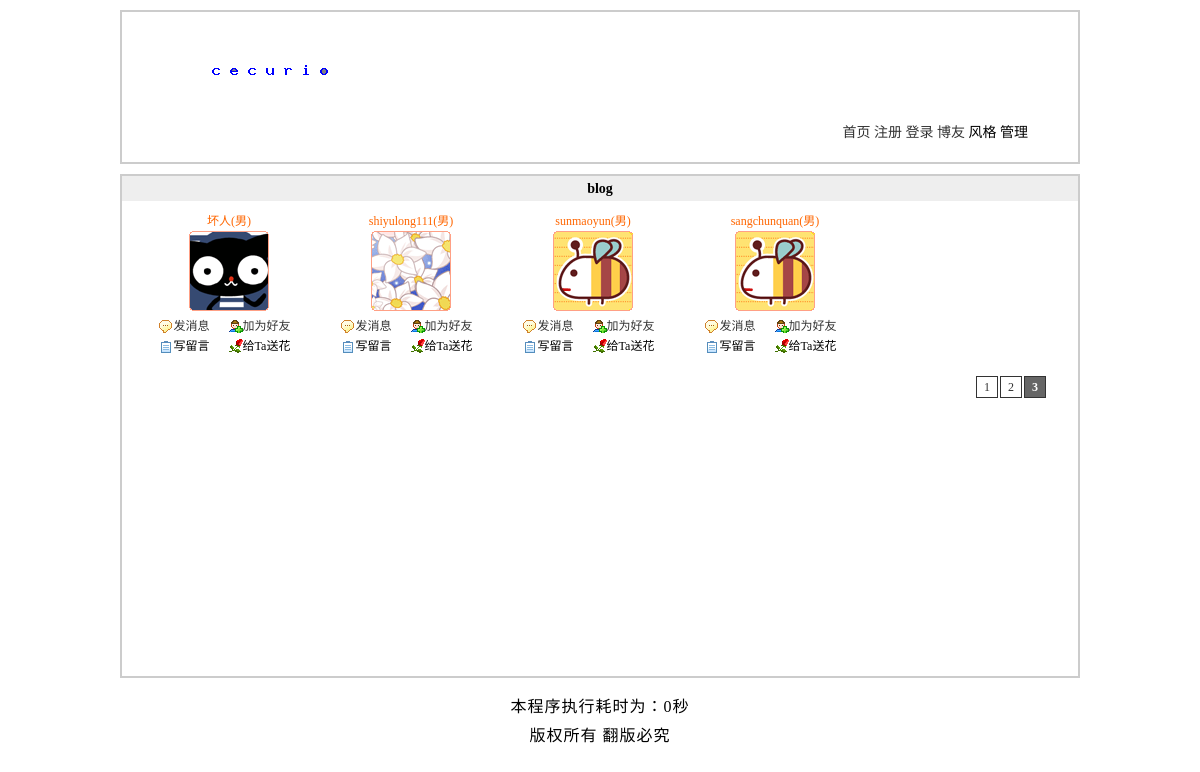
Page /blog.php?page=3 on the committed database.
### tables this page shows
CREATE TABLE IF NOT EXISTS `tg_user` (
  `tg_id` mediumint(8) unsigned NOT NULL AUTO_INCREMENT COMMENT '//用户自动编号',
  `tg_uniqid` char(40) NOT NULL COMMENT '//验证身份的唯一标识符',
  `tg_active` char(40) NOT NULL COMMENT '//激活登录账户',
  `tg_username` varchar(20) NOT NULL COMMENT '//用户名',
  `tg_password` char(40) NOT NULL COMMENT '//密码',
  `tg_question` varchar(20) NOT NULL COMMENT '//密码提示',
  `tg_answer` char(40) NOT NULL COMMENT '//密码回答',
  `tg_email` varchar(40) DEFAULT NULL COMMENT '//电子邮件',
  `tg_qq` varchar(10) DEFAULT NULL COMMENT '//qq',
  `tg_url` varchar(40) DEFAULT NULL COMMENT '//首页地址',
  `tg_gender` char(1) NOT NULL COMMENT '//性别',
  `tg_face` varchar(40) NOT NULL COMMENT '//头像',
  `tg_level` tinyint(1) unsigned NOT NULL DEFAULT '0' COMMENT '//会员等级',
  `tg_reg_time` datetime NOT NULL COMMENT '//注册时间',
  `tg_last_time` datetime NOT NULL COMMENT '//最后登录时间',
  `tg_last_ip` varchar(20) NOT NULL COMMENT '//最后登录地址',
  `tg_login_count` smallint(4) unsigned NOT NULL DEFAULT '0' COMMENT '//登录次数',
  PRIMARY KEY (`tg_id`)
);

### includes/mysql.func.php (called while the page is built, shortened)
<?php
function _query($_sql) {
	if (!$_result = mysql_query($_sql)) {
		exit('SQL执行失败');
	}
	return $_result;
}
function _fetch_array_list($_result) {
	return mysql_fetch_array($_result,MYSQL_ASSOC);
}
?>

### blog.php (the view, shortened to what this page needs)
<?php
global $_pagenum,$_pagesize;
$_result = _query("SELECT tg_id,tg_username,tg_gender,tg_face
												FROM tg_user
											ORDER BY tg_reg_time DESC
									LIMIT $_pagenum,$_pagesize");
?>
<!DOCTYPE html PUBLIC "-//W3C//DTD XHTML 1.0 Transitional//EN"
    "http://www.w3.org/TR/xhtml1/DTD/xhtml1-transitional.dtd">
<html xmlns="http://www.w3.org/1999/xhtml">
<head>
    <?php
    	require ROOT_PATH.'includes/title.inc.php';
    ?>
</head>
<body>
<?php
	require ROOT_PATH.'includes/header.inc.php';
?>
<div id="blog">
	<h2>blog</h2>
	<?php
		while ($_rows = _fetch_array_list($_result)) {
			$_html =array();
			$_html['id'] = $_rows['tg_id'];
			$_html['username'] = $_rows['tg_username'];
			$_html['gender'] = $_rows['tg_gender'];
			$_html['face'] = $_rows['tg_face'];
			$_html = _html($_html);
	?>
	<dl>
		<dd class="user"><?php echo $_html['username']?>(<?php echo $_html['gender']?>)</dd>
		<dt><img src="<?php echo $_html['face'];?>" alt="炎日" /></dt>
		<dd class="message">
			<a href="javascript:;" name="message" title="<?php echo $_html['id'] ;?>">发消息</a>
		</dd>
		<dd class="friend">
			<a href="javascript:;" name="friend" title="<?php echo $_html['id'] ;?>">加为好友</a>
		</dd>
		<dd class="guest">写留言</dd>
		<dd class="flower">给Ta送花</dd>
	</dl>
	<?php
		}
	?>
</div>
<?php
require ROOT_PATH.'includes/footer.inc.php';
?>
</body>
</html>

### styles/1/basic.css (style rules this page uses)
* { padding: 0; margin: 0; }
body { width: 960px; margin:0 auto; background: #fff; font-size: 14px; }
h2 { font-size: 14px; background:#eee; height: 25px; line-height: 25px; text-indent: 10px; }

### styles/1/blog.css (style rules this page uses)
#blog { width: auto; height: 500px; border: 2px solid #ccc; font-size: 12px; }
#blog h2 { text-indent: 0px; text-align: center; }
#blog dl { width: 150px; float: left; margin: 10px 0 0 32px; }
#blog dl dd { height: 20px; line-height: 20px; text-align: center; width: 75px; float: left; }
#blog dl dd a { text-decoration: none; color: #333; }
#blog dl dd.user { width: 150px; float: none; color: #f60; }
#blog dl dd.message { background: url(../../images/x1.gif) no-repeat 5px center; }
#blog dl dd.friend { background: url(../../images/x2.gif) no-repeat left center; }
#blog dl dd.guest { background: url(../../images/x3.gif) no-repeat 5px center; }
#blog dl dd.flower { background: url(../../images/x4.gif) no-repeat left center; }
#blog dl dt { width: 150px; margin: 0 0 5px 0; }
#blog dl dt img { margin: 0 auto; display: block; }

### rows in the picture
tg_user: tg_username "坏人", tg_gender "男", tg_face (picture)
tg_user: tg_username "shiyulong111", tg_gender "男", tg_face (picture)
tg_user: tg_username "sunmaoyun", tg_gender "男", tg_face (picture)
tg_user: tg_username "sangchunquan", tg_gender "男", tg_face (picture)

### other values in the picture
_runtime() - $_start_time "0"
